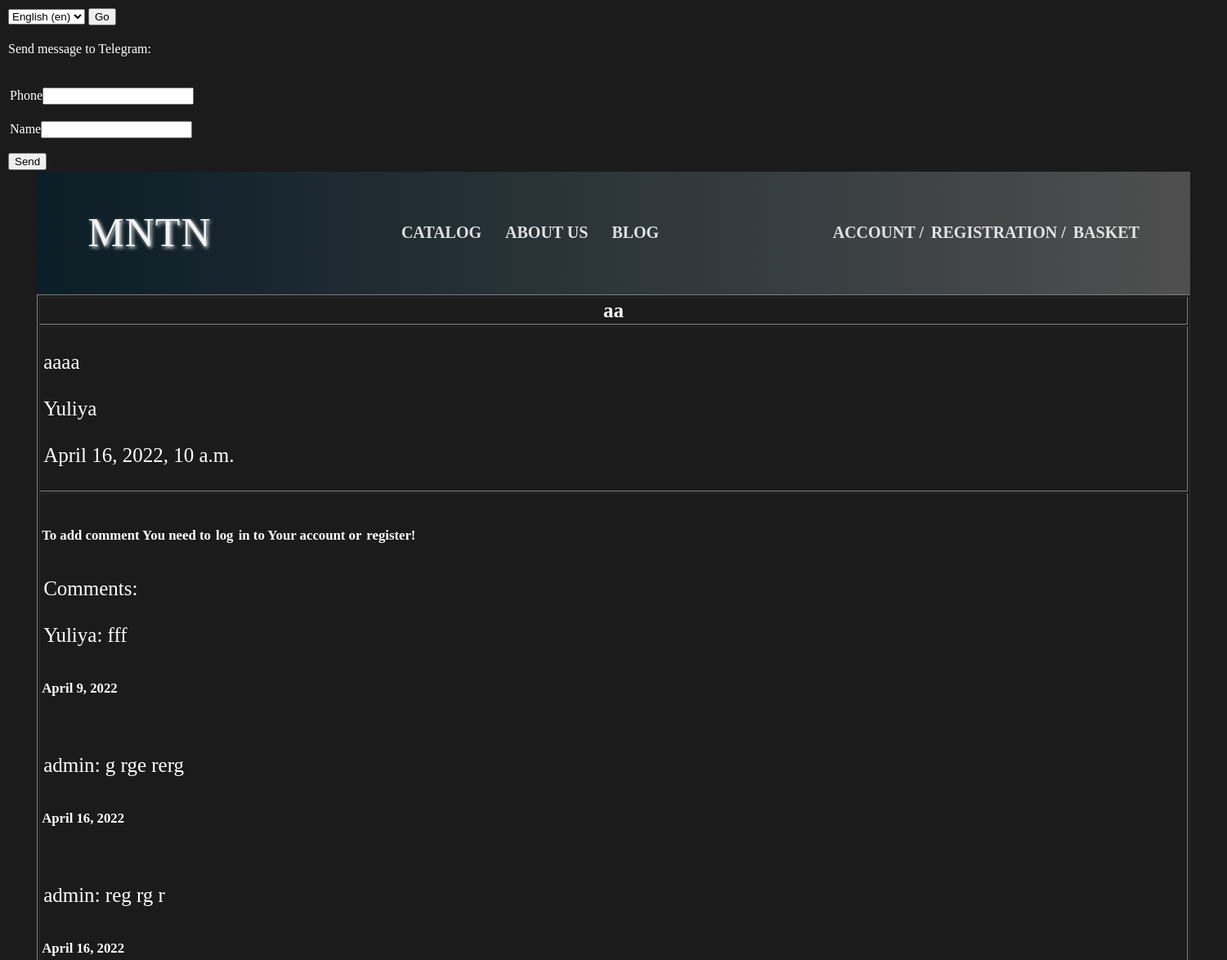
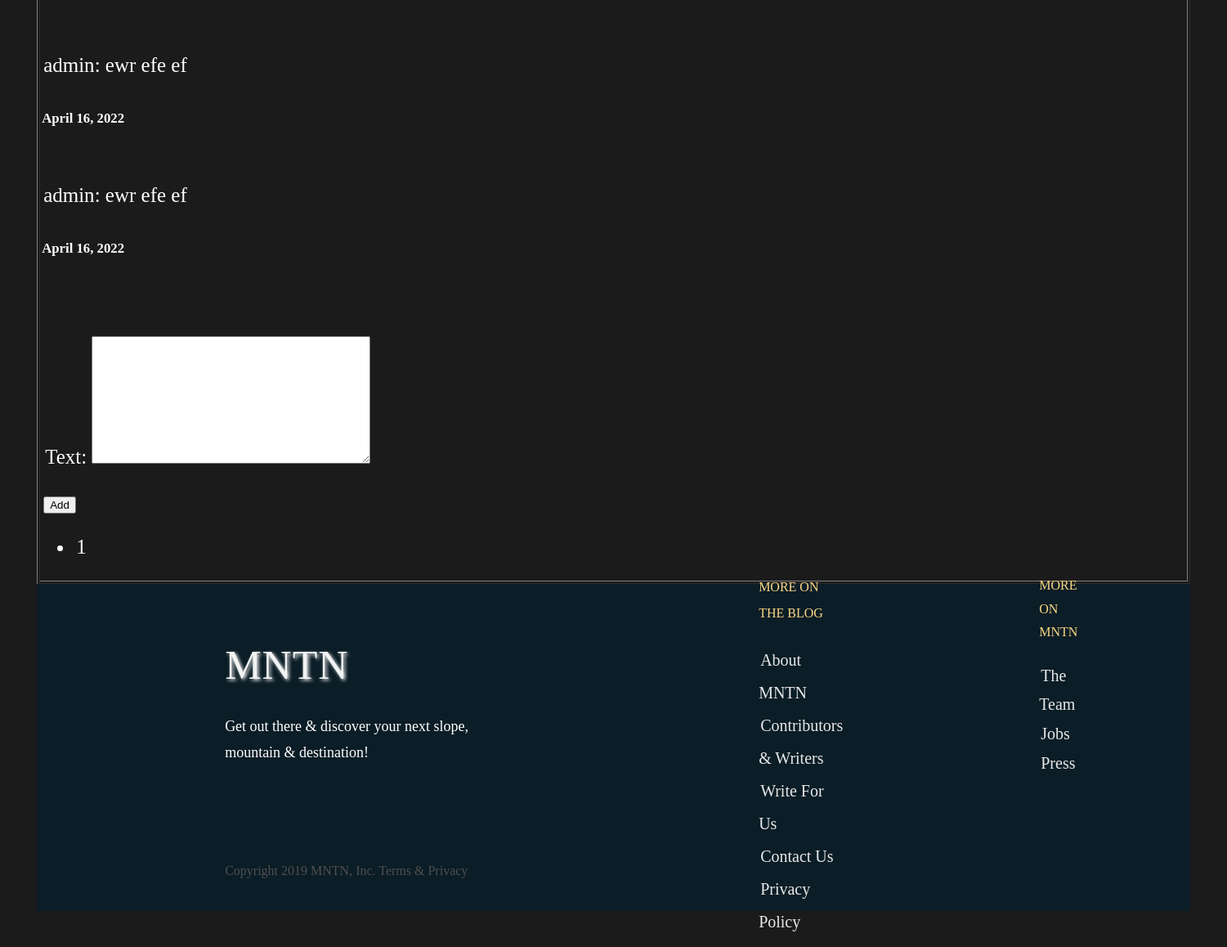
The app's page /en/post_details/1/ with its own data (2 pictures, top to bottom).
### mountains/models.py (models this page shows, shortened)
class Post(models.Model):
    title = models.CharField(max_length=200, unique=True)
    slug = models.SlugField(max_length=200, unique=True)
    user = models.ForeignKey(AdvUser, on_delete=models.CASCADE, related_name='blog_posts')
    short_description = models.CharField(max_length=200, blank=True)
    content = models.TextField()
    created_on = models.DateTimeField(auto_now_add=True)
    comments = models.ManyToManyField('Comment', blank=True)
    class Meta:
        ordering = ['-created_on']

class AdvUser(AbstractUser):
    status = models.CharField(max_length=20, choices=user_choices, default='Newcomer', verbose_name='User status')
    phone = models.CharField(max_length=20, blank=True)
    photo = models.ImageField(upload_to='user/%Y/%m/%d', blank=True, null=True)
    def __str__(self):
        return self.username

class Comment(models.Model):
    user = models.ForeignKey(AdvUser, on_delete=models.CASCADE)
    created_on = models.DateField(auto_now=True)
    text = models.TextField()
    class Meta:
        ordering = ['created_on']

### mountains/views.py (the view)
# urls.py: path('post_details/<int:pk>/', post_details, name='post_details'),
def post_details(request, pk):
    form = CommentForm()
    post = Post.objects.get(pk=pk)
    comments = Comment.objects.filter(post=pk)
    b = Post.objects.aggregate(count_comments=Count('comments'))
    print(b)
    a = Post.objects.annotate(count_comments=Count('comments'))
    for i in a:
        print(i.title, i.count_comments)
    paginator = Paginator(comments, 10)
    page = request.GET.get('page')
    page_obj = paginator.get_page(page)
    user = request.user
    context = {"form": form, "post": post, "page": page, "page_obj": page_obj}
    if request.method == 'POST':
        if user.is_authenticated:
            comment = Comment.objects.create(user=user, text=request.POST.get('text'))
            post.comments.add(comment)
        else:
            return redirect('/accounts/login/')
    return render(request, 'post_details.html', context)

### mountains/forms.py
class CommentForm(forms.ModelForm):
    class Meta:
        model = Comment
        fields = ('text',)

### mountains/templates/post_details.html (shortened to what this page needs)
{% extends 'main_page.html' %}
{%block content%}
<div>
<table border>
    <tr>
        <th>{{post.title}}</th>
    </tr>
    <tr>
        <td>
            <p>{{post.content}}</p>
            <p>{{post.user}}</p>
            <p>{{post.created_on}}</p>
        </td>
    </tr>
    <tr>
        <td>
            <h6>To add comment You need to <a href="{% url 'mountains:login' %}">log</a> in to Your account
                or <a href="{% url 'mountains:registration' %}">register!</a></h6>
            <p>Comments:</p>
            {% for comment in page_obj %}
                <p>{{comment.user}}:   {{comment.text}}   <h6>{{comment.created_on}}</h6></p>
            {% endfor %}
            <form action="" method="post">
                {{form.as_p}}
                <button>Add</button>
            </form>
            <nav>
                <ul>
                    {% for comment in page_obj.paginator.page_range %}
                    <li>
                        <a href="?page={{comment}}">{{comment}}</a>
                    </li>
                    {% endfor %}
                </ul>
            </nav>
        </td>
    </tr>
</table>
</div>
{% endblock %}

### mountains/static/css/style.css (style rules this page uses)
* { box-sizing: border-box; }
.body__color { background-color: #1b1b1b; }

### mountains/templates/post_details.html (style rules this page uses)
table { width:95%; font-size:25px; margin: 0 auto; }
td, th, p, form, a { padding:2px; width:90%; color:white; text-decoration:none; }

### records on screen
Post: title "aa", content "aaaa", user "Yuliya", created_on "April 16, 2022, 10 a.m."
Comment: user "Yuliya", text "fff", created_on "April 9, 2022"
Comment: user "admin", text "g rge rerg", created_on "April 16, 2022"
Comment: user "admin", text "reg rg r", created_on "April 16, 2022"
Comment: user "admin", text "ewr efe ef", created_on "April 16, 2022"
Comment: user "admin", text "ewr efe ef", created_on "April 16, 2022"

### other values on screen
{{ comment }} "1"
form field language "English (en)"
